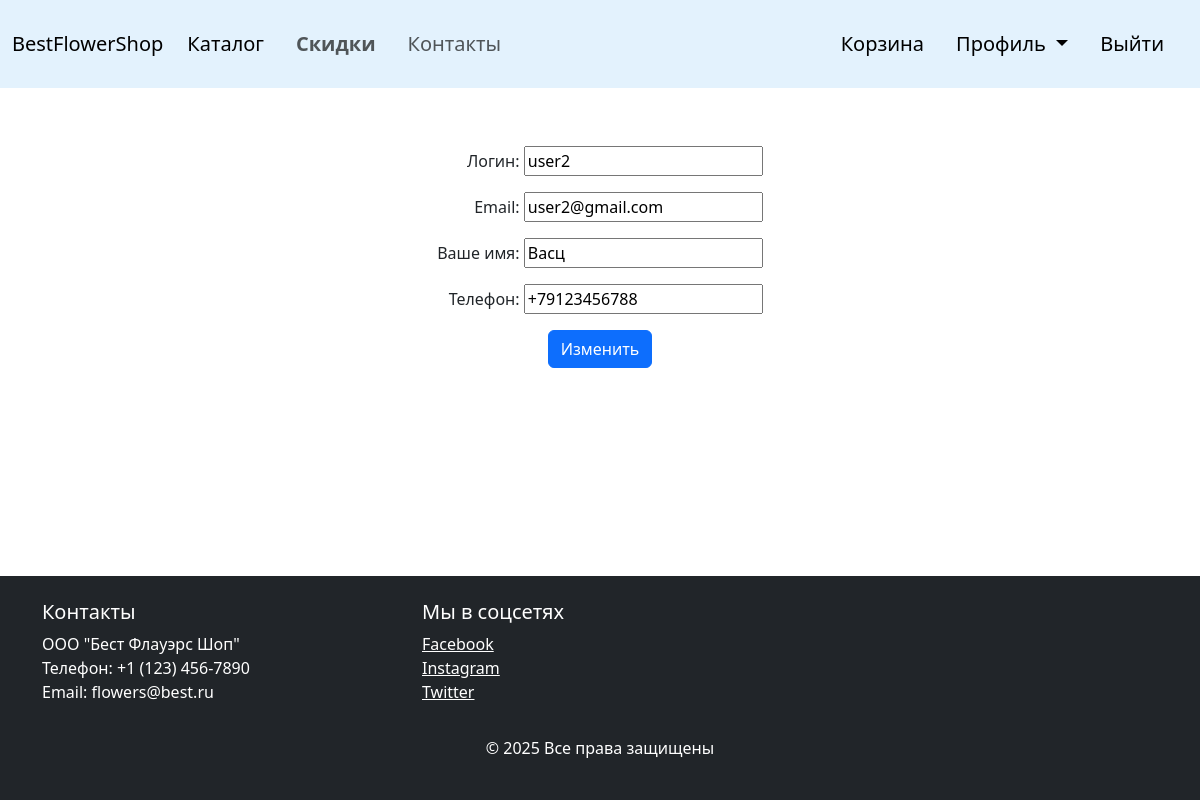
The page /account/ (signed in) on the database its author committed.
### users/models.py (models this page shows)
class CustomUser(AbstractUser):
    name = models.CharField(max_length=100, verbose_name="Имя",default='')
    phone = models.CharField(max_length=20, verbose_name="Телефон",default='')

### users/views.py (the view)
# urls.py: path('account/', views.account_data, name='account'),
@login_required
def account_data(request):
    if request.method == 'POST':
        form = UserChangeForm(request.POST, instance=request.user)
        if form.is_valid():
            form.save()
            messages.success(request, 'Ваши данные были успешно обновлены!')
            return redirect('account')  # Перенаправление на ту же страницу
    else:
        form = UserChangeForm(instance=request.user)
    return render(request, 'users/account.html', {'form': form})

### users/forms.py
class UserChangeForm(forms.ModelForm):
    username = forms.CharField(label='Логин', widget=forms.TextInput(attrs={'class': 'form-input'}))
    email = forms.EmailField(label='Email', widget=forms.EmailInput(attrs={'class': 'form-input'}))
    name = forms.CharField(label='Ваше имя', widget=forms.TextInput(attrs={'class': 'form-input'}))
    phone = forms.CharField(label='Телефон', widget=forms.TextInput(attrs={'class': 'form-input'}))
    class Meta:
        model = CustomUser
        fields = ['username', 'email', 'name', 'phone']
        widgets = {
            'password': forms.PasswordInput(),  # Если вы хотите также изменить пароль
        }

### users/templates/users/account.html (shortened to what this page needs)
{% extends 'catalog/layout.html' %}
{% load static %}
{% block content %}
    <div class="container mt-5" style="margin-top: 100px; margin-bottom: 100px; display: flex; justify-content: center; text-align:right">
        <form method="post">
            {{ form.as_p }}
            <div style="text-align:center">
                <button type="submit" class="btn btn-primary">Изменить</button>
            </div>
        </form>
    </div>
{% endblock %}

### rows shown on the page
CustomUser: username "user2", email "user2@gmail.com", name "Васц", phone "+79123456788"
